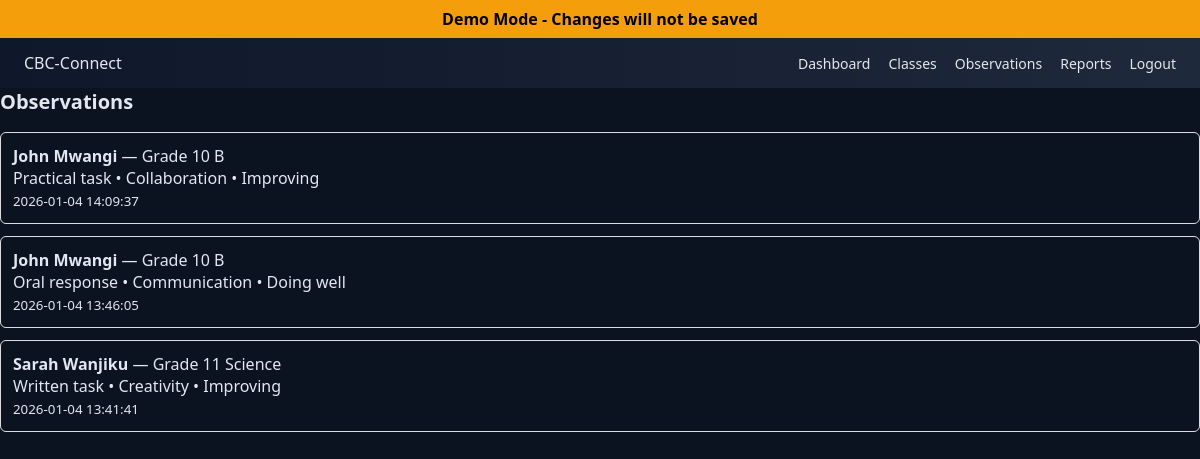
The page /observations on the database its author committed.
### tables this page shows
CREATE TABLE observations (
            id INTEGER PRIMARY KEY AUTOINCREMENT,
            teacher_id INTEGER NOT NULL,
            class_name TEXT NOT NULL,
            learner_id INTEGER NOT NULL,
            activity TEXT NOT NULL,
            skill TEXT NOT NULL,
            level TEXT NOT NULL,
            note TEXT,
            created_at TIMESTAMP DEFAULT CURRENT_TIMESTAMP,
            FOREIGN KEY (teacher_id) REFERENCES teachers(id),
            FOREIGN KEY (learner_id) REFERENCES learners(id)
        );

CREATE TABLE learners (
            id INTEGER PRIMARY KEY AUTOINCREMENT,
            class_id INTEGER NOT NULL,
            name TEXT NOT NULL,
            created_at TIMESTAMP DEFAULT CURRENT_TIMESTAMP,
            FOREIGN KEY (class_id) REFERENCES classes(id)
        );

CREATE TABLE classes (
            id INTEGER PRIMARY KEY AUTOINCREMENT,
            teacher_id INTEGER NOT NULL,
            name TEXT NOT NULL,
            subject TEXT NOT NULL,
            created_at TIMESTAMP DEFAULT CURRENT_TIMESTAMP,
            FOREIGN KEY (teacher_id) REFERENCES teachers(id)
        );

### app.py (the view)
@app.route("/observations")
def observations():
    if not session.get("teacher_logged_in"):
        return redirect(url_for("login"))
    teacher_id = session["teacher_id"]
    observations = get_all_observations(teacher_id)
    return render_template("observations.html", observations=observations)

### app.py (called while the page is built)
def is_demo():
    return DEMO_MODE

@app.context_processor
def inject_demo_mode():
    return {"demo_mode": is_demo()}

@app.before_request
def force_demo_user():
    if not is_demo():
        return None
    teacher_id = ensure_demo_data()
    session["teacher_logged_in"] = True
    session["teacher_id"] = teacher_id
    return None

@app.before_request
def block_post_in_demo():
    if is_demo() and request.method == "POST":
        flash("Demo Mode: Action simulated successfully.", "info")
        return redirect(request.referrer or url_for("dashboard"))
    return None

### db.py (called while the page is built, shortened)
def get_db():
    conn = sqlite3.connect(DB_PATH)
    conn.row_factory = sqlite3.Row
    return conn

def commit_if_allowed(conn, allow_in_demo=False):
    if DEMO_WRITE_BLOCKED and not allow_in_demo:
        conn.rollback()
        return False
    conn.commit()
    return True

def get_or_create_teacher(email, name, subject, allow_in_demo=False):
    conn = get_db()
    cur = conn.cursor()
    cur.execute("SELECT id FROM teachers WHERE email = ?", (email,))
    row = cur.fetchone()
    if row:
        teacher_id = row["id"]
    conn.close()
    return teacher_id

def seed_default_classes(teacher_id, allow_in_demo=False):
    conn = get_db()
    cur = conn.cursor()
    cur.execute(
        "SELECT COUNT(*) FROM classes WHERE teacher_id = ?",
        (teacher_id,)
    )
    count = cur.fetchone()[0]
    commit_if_allowed(conn, allow_in_demo=allow_in_demo)
    conn.close()

def seed_default_learners(class_id, allow_in_demo=False):
    conn = get_db()
    cur = conn.cursor()
    cur.execute(
        "SELECT COUNT(*) FROM learners WHERE class_id = ?",
        (class_id,)
    )
    count = cur.fetchone()[0]
    commit_if_allowed(conn, allow_in_demo=allow_in_demo)
    conn.close()

def get_all_observations(teacher_id):
    conn = get_db()
    cur = conn.cursor()
    cur.execute("""
        SELECT
            observations.created_at,
            classes.name AS class_name,
            learners.name AS learner_name,
            observations.activity,
            observations.skill,
            observations.level
        FROM observations
        JOIN learners ON observations.learner_id = learners.id
        JOIN classes ON learners.class_id = classes.id
        WHERE observations.teacher_id = ?
        ORDER BY observations.created_at DESC
    """, (teacher_id,))
    rows = cur.fetchall()
    conn.close()
    return rows

### templates/observations.html
{% extends "base.html" %}
{% block content %}
<h2>Observations</h2>
{% for o in observations %}
  <div style="margin-bottom:12px; padding:12px; border:1px solid #ddd; border-radius:6px;">
    <strong>{{ o.learner_name }}</strong> — {{ o.class_name }}<br>
    {{ o.activity }} • {{ o.skill }} • {{ o.level }}<br>
    <small>{{ o.created_at }}</small>
  </div>
{% else %}
  <p>No observations yet.</p>
{% endfor %}
{% endblock %}

### templates/base.html (shortened to what this page needs)
<!DOCTYPE html>
<html lang="en">
<head>
    <link rel="stylesheet" href="{{ url_for('static', filename='css/base.css') }}">
</head>
<body>
{% if demo_mode %}
<div style="background:#f59e0b;color:#000;padding:8px;text-align:center;font-weight:600;">
    Demo Mode - Changes will not be saved
</div>
{% endif %}
<nav>
    <div class="brand">CBC-Connect</div>
    <div class="nav-links">
        <a href="{{ url_for('dashboard') }}">Dashboard</a>
        <a href="{{ url_for('classes') }}">Classes</a>
        <a href="{{ url_for('observations') }}">Observations</a>
        <a href="{{ url_for('reports') }}">Reports</a>
        <a href="{{ url_for('logout') }}">Logout</a>
    </div>
</nav>
{% block content %}{% endblock %}
</body>
</html>

### static/css/base.css (style rules this page uses)
body { margin: 0; font-family: system-ui, -apple-system, BlinkMacSystemFont, sans-serif; background: #0b1220; color: #e2e8f0; }
nav { background: linear-gradient(90deg, #0f172a, #1e293b); padding: 14px 24px; display: flex; align-items: center; justify-content: space-between; }
.nav-links { display: flex; align-items: center; gap: 18px; }
nav a { color: #e5e7eb; text-decoration: none; font-size: 14px; }
h2 { margin-top: 0; font-size: 20px; font-weight: 600; }
nav { position: relative; }

### rows shown on the page
observations: learner_name "John Mwangi", class_name "Grade 10 B", activity "Practical task", skill "Collaboration", level "Improving", created_at "2026-01-04 14:09:37"
observations: learner_name "John Mwangi", class_name "Grade 10 B", activity "Oral response", skill "Communication", level "Doing well", created_at "2026-01-04 13:46:05"
observations: learner_name "Sarah Wanjiku", class_name "Grade 11 Science", activity "Written task", skill "Creativity", level "Improving", created_at "2026-01-04 13:41:41"
